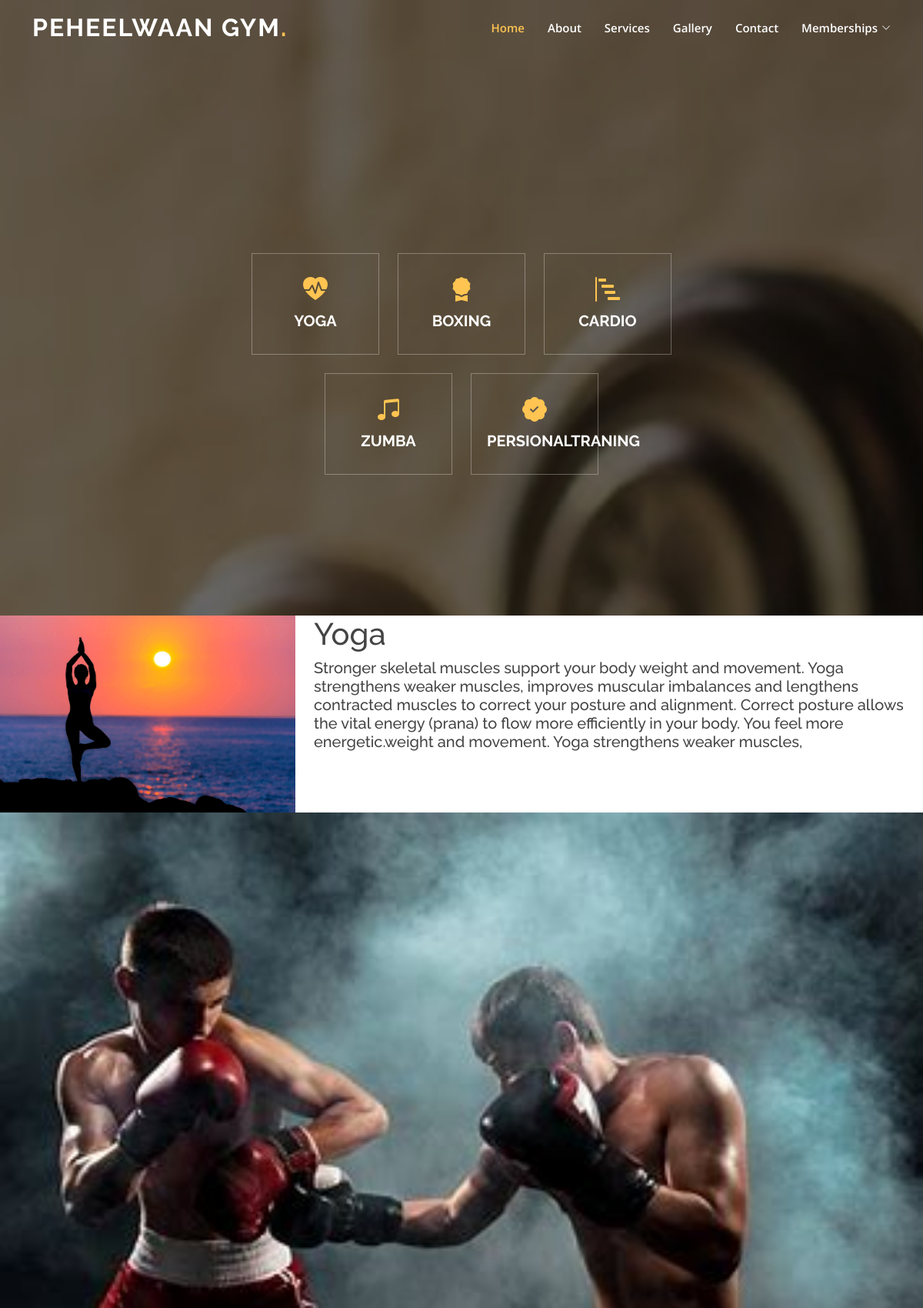
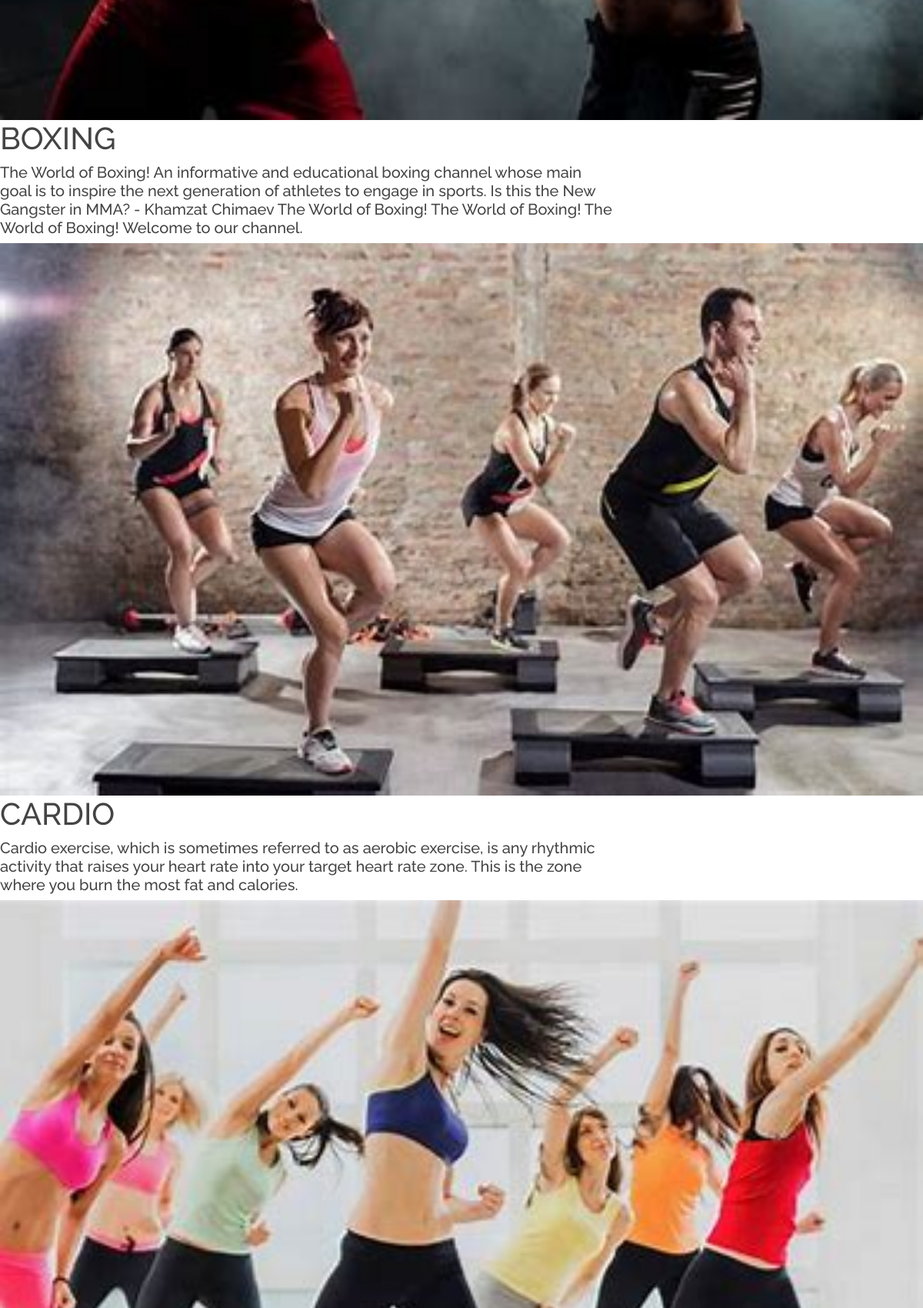
/services (upper part), run on the app's committed database (2 pictures, top to bottom).
### authapp/models.py (models this page shows, shortened)
class Services(models.Model) :
    sname=models.CharField( max_length=50)
    about=models.CharField( max_length=500)
    simg=models.ImageField(upload_to='serviceimg')

### authapp/views.py (the view)
# urls.py: path("services",views.services,name='services'),
def services(request):
    posts=Services.objects.all()
    context={'posts':posts}
    return render(request, 'services.html',context)

### templates/services.html (shortened to what this page needs)
{% extends 'base.html' %}
{% block head %}
<div
class="row gy-4 mt-5 justify-content-center"
data-aos="zoom-in"
data-aos-delay="250"
>
<div class="col-xl-4 col-md-4">
  <div class="icon-box">
    <i class="bi bi-heart-pulse-fill"></i>
    <h3><a href="ri-image">YOGA</a></h3>
  </div>
</div>
<div class="col-xl-4 col-md-4">
  <div class="icon-box">
    <i class="bi bi-award-fill"></i>
    <h3><a href="">BOXING</a></h3>
  </div>
</div>
<div class="col-xl-4 col-md-4">
  <div class="icon-box">
    <i class="bi bi-bar-chart-steps"></i>
    <h3><a href="">CARDIO</a></h3>
  </div>
</div>
<div class="col-xl-4 col-md-4">
  <div class="icon-box">
    <i class="bi bi-music-note-beamed"></i>
    <h3><a href="">ZUMBA</a></h3>
  </div>
</div>
<div class="col-xl-4 col-md-4">
  <div class="icon-box">
    <i class="bi bi-patch-check-fill"></i>
    <h3><a href=""> PERSIONALTRANING</a></h3>
  </div>
</div>
</div>
{% endblock head %}
{% block body %}
<div class="row">
<div class="col-md-4">
{% for post in posts  %}
<img src="{{post.simg.url}}" class="card-img-top" alt="...">
</div>
<div class="col-md-8">
<h1 >{{post.sname}}</h1>
<h5>{{post.about}}</h5>
</div>
</div>
{% endfor %}
{% endblock body %}

### templates/base.html (shortened to what this page needs)
{% load static %}
<!DOCTYPE html>
<html lang="en">
  <head>
    <link href="static/assets/vendor/aos/aos.css" rel="stylesheet" />
    <link
      href="static/assets/vendor/bootstrap/css/bootstrap.min.css"
      rel="stylesheet"
    />
    <link
      href="static/assets/vendor/bootstrap-icons/bootstrap-icons.css"
      rel="stylesheet"
    />
    <link
      href="static/assets/vendor/boxicons/css/boxicons.min.css"
      rel="stylesheet"
    />
    <link
      href="static/assets/vendor/glightbox/css/glightbox.min.css"
      rel="stylesheet"
    />
    <link
      href="static/assets/vendor/remixicon/remixicon.css"
      rel="stylesheet"
    />
    <link
      href="static/assets/vendor/swiper/swiper-bundle.min.css"
      rel="stylesheet"
    />
    <link href="static/assets/css/style.css" rel="stylesheet" />
  </head>
  <body>
    <header id="header" class="fixed-top">
      <div
        class="container d-flex align-items-center justify-content-lg-between"
      >
        <h1 class="logo me-auto me-lg-0">
          <a href="/">PEHEELWAAN GYM<span>.</span></a>
        </h1>
        <nav id="navbar" class="navbar order-last order-lg-0">
          <ul>
            <li><a class="nav-link scrollto active" href="/">Home</a></li>
            <li><a class="nav-link scrollto" href="/about">About</a></li>
            <li><a class="nav-link scrollto" href="/services">Services</a></li>
            <li><a class="nav-link scrollto" href="/gallery">Gallery</a></li>
            <li><a class="nav-link scrollto" href="/contact">Contact</a></li>
            <li class="dropdown">
              <a href="#"
                ><span>Memberships</span> <i class="bi bi-chevron-down"></i
              ></a>
            </li>
          </ul>
        </nav>
      </div>
    </header>
    <section id="hero" class="d-flex align-items-center justify-content-center">
      <div class="container" data-aos="fade-up">
        <div
          class="row justify-content-center"
          data-aos="fade-up"
          data-aos-delay="150"
        >
          <div class="col-xl-6 col-lg-4">
            {% block head %}
            {% endblock head %}
          </div>
        </div>
      </div>
    </section>
    <main id="main">
      {% block body %}
      {% endblock body %}
    </main>
  </body>
</html>

### static/assets/css/style.css (style rules this page uses)
body { font-family: "Open Sans", sans-serif; color: #444444; }
a { color: #ffc451; text-decoration: none; }
h1, h2, h3, h4, h5, h6 { font-family: "Raleway", sans-serif; }
#header { transition: all 0.5s; z-index: 997; padding: 15px 0; }
#header .logo { font-size: 32px; margin: 0; padding: 0; line-height: 1; font-weight: 700; letter-spacing: 2px; text-transform: uppercase; }
#header .logo a { color: #fff; }
#header .logo a span { color: #ffc451; }
.navbar { padding: 0; }
.navbar ul { margin: 0; padding: 0; display: flex; list-style: none; align-items: center; }
.navbar li { position: relative; }
.navbar a, .navbar a:focus { display: flex; align-items: center; justify-content: space-between; padding: 10px 0 10px 30px; font-size: 15px; font-weight: 600; color: #fff; white-space: nowrap; transition: 0.3s; }
.navbar a i, .navbar a:focus i { font-size: 12px; line-height: 0; margin-left: 5px; }
.navbar a:hover, .navbar .active, .navbar .active:focus, .navbar li:hover>a { color: #ffc451; }
#hero { width: 100%; height: 100vh; background: url("../img/hero-bg.jpg") top center; background-size: cover; position: relative; }
#hero:before { content: ""; background: rgba(0, 0, 0, 0.6); position: absolute; bottom: 0; top: 0; left: 0; right: 0; }
#hero .container { position: relative; padding-top: 74px; text-align: center; }
#hero .icon-box { padding: 30px 20px; transition: ease-in-out 0.3s; border: 1px solid rgba(255, 255, 255, 0.3); height: 100%; text-align: center; }
#hero .icon-box i { font-size: 32px; line-height: 1; color: #ffc451; }
#hero .icon-box h3 { font-weight: 700; margin: 10px 0 0 0; padding: 0; line-height: 1; font-size: 20px; line-height: 26px; }
#hero .icon-box h3 a { color: #fff; transition: ease-in-out 0.3s; }
@media (min-width: 1024px) { #hero { background-attachment: fixed; } }
section { padding: 60px 0; overflow: hidden; }

### data on the page
Services: simg (picture), sname "Yoga", about "Stronger skeletal muscles support your body weight and movement. Yoga strengthens weaker muscles, improves muscular imbalances and lengthens contracted muscles to correct your posture and alignment. Correct posture allows the vital energy (prana) to flow more efficiently in your body. You feel more energetic.weight and movement. Yoga strengthens weaker muscles,"
Services: simg (picture), sname "BOXING", about "The World of Boxing! An informative and educational boxing channel whose main goal is to inspire the next generation of athletes to engage in sports. Is this the New Gangster in MMA? - Khamzat Chimaev The World of Boxing! The World of Boxing! The World of Boxing! Welcome to our channel."
Services: simg (picture), sname "CARDIO", about "Cardio exercise, which is sometimes referred to as aerobic exercise, is any rhythmic activity that raises your heart rate into your target heart rate zone. This is the zone where you burn the most fat and calories."
Services: simg (picture)
